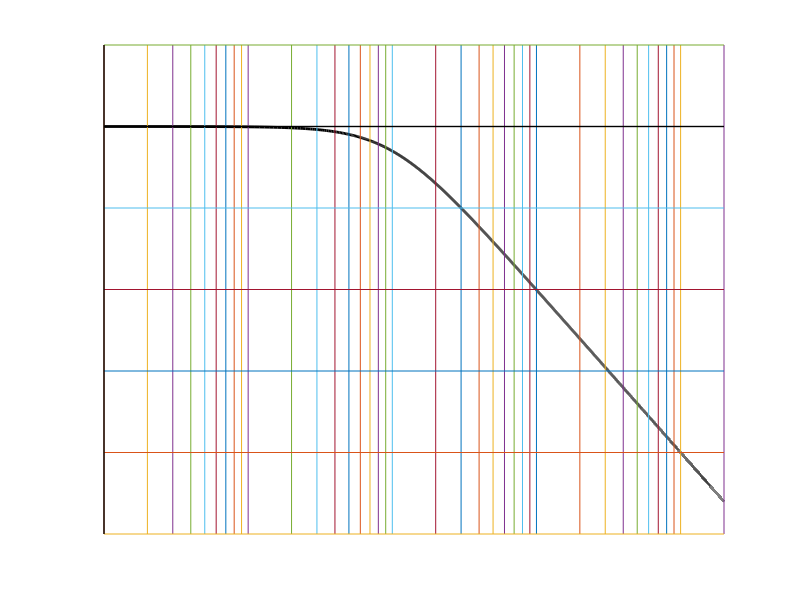
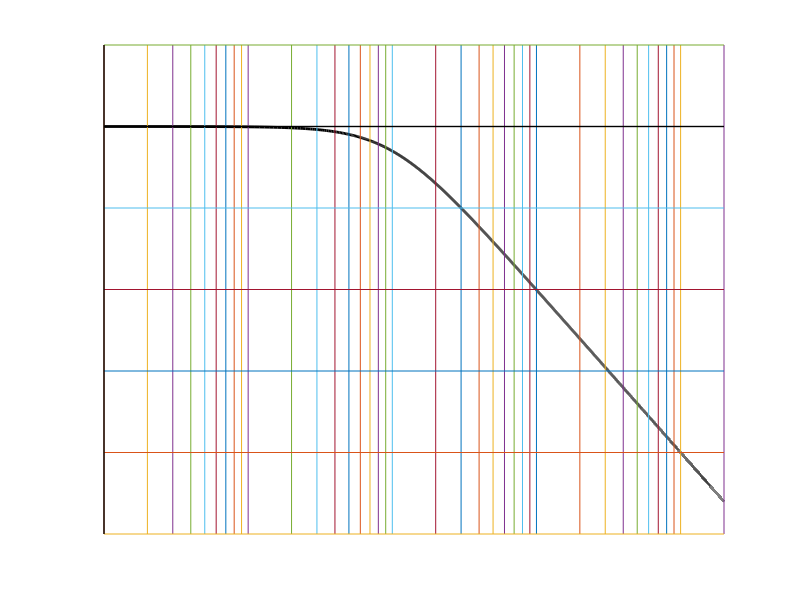

The MATLAB script that drew these images, in order:
%RC circuit
clf
hold on

R=10000;
C=10^(-6);

wp=1/(R*C);

A=@(w) 1./(1+j.*w./wp);

w=1:1:20000;
plot(log10(w),20*log10(abs(A(w))),"linewidth",2,"color","black")

%grid
x=[1,2,3,4,5,6,7,8,9,10,20,30,40,50,60,70,80,90,100,200,300,400,500,600,700,800,900,1000,2000,3000,4000,5000,6000,7000,8000,9000,10000,20000];

for xtk=log10(x)
plot([xtk,xtk],[-50,10])
endfor

y=[10,-10,-20,-30,-40,-50];

for ytk=y
plot([0,log10(20000)],[ytk,ytk])
endfor


%axis

plot([0,log10(20000)],[0,0],"linewidth",1,"color","black")
plot([0,0],[10,-50],"linewidth",1,"color","black")

axis([0,log10(20000),-50,10])
grid off
axis off

print -demf bodeMagnitudeSinglePoleCurveA.emf
print -deps bodeMagnitudeSinglePoleCurveA.eps

